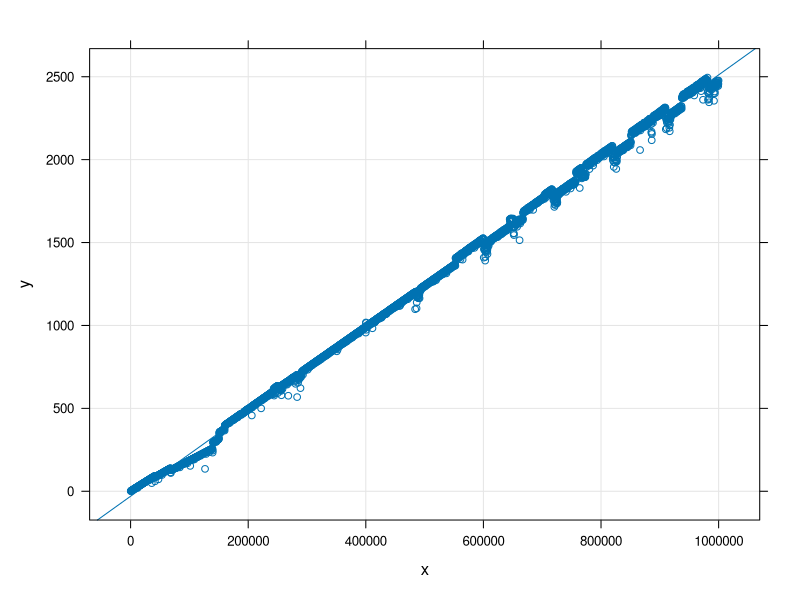

Write the R code that produced this figure.
#!/usr/bin/env Rscript
library(lattice)

mydata = read.delim("./hypercall/hypercount.dat", sep=",")
x <- as.vector(mydata$duration)
y <- as.vector(mydata$hypercalls)

str(mydata)

xyplot <- xyplot(y~x, data=mydata, grid = TRUE, type = c("p", "r"))

plot(xyplot)